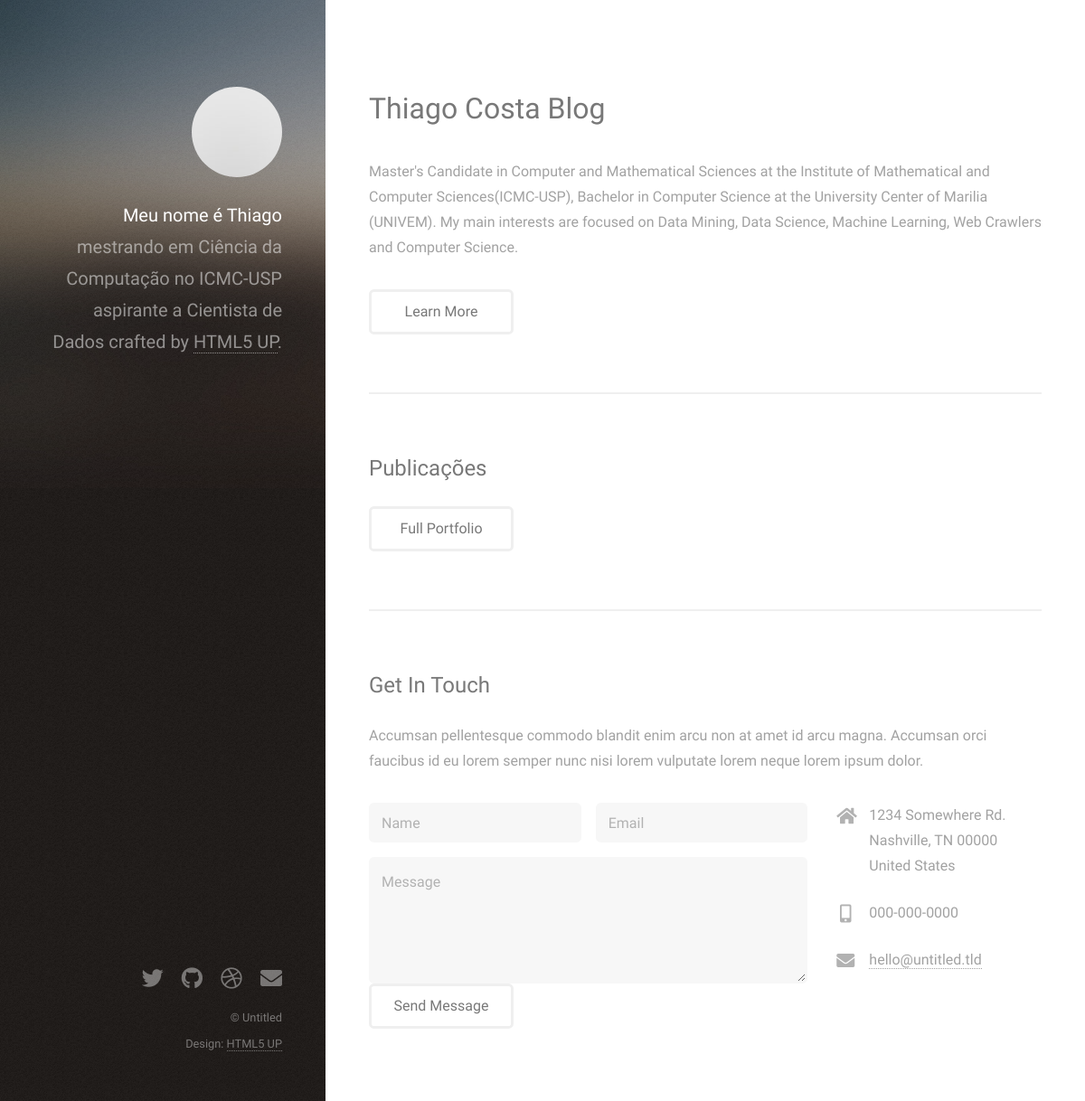
The page /blog/ on the database as committed earlier.
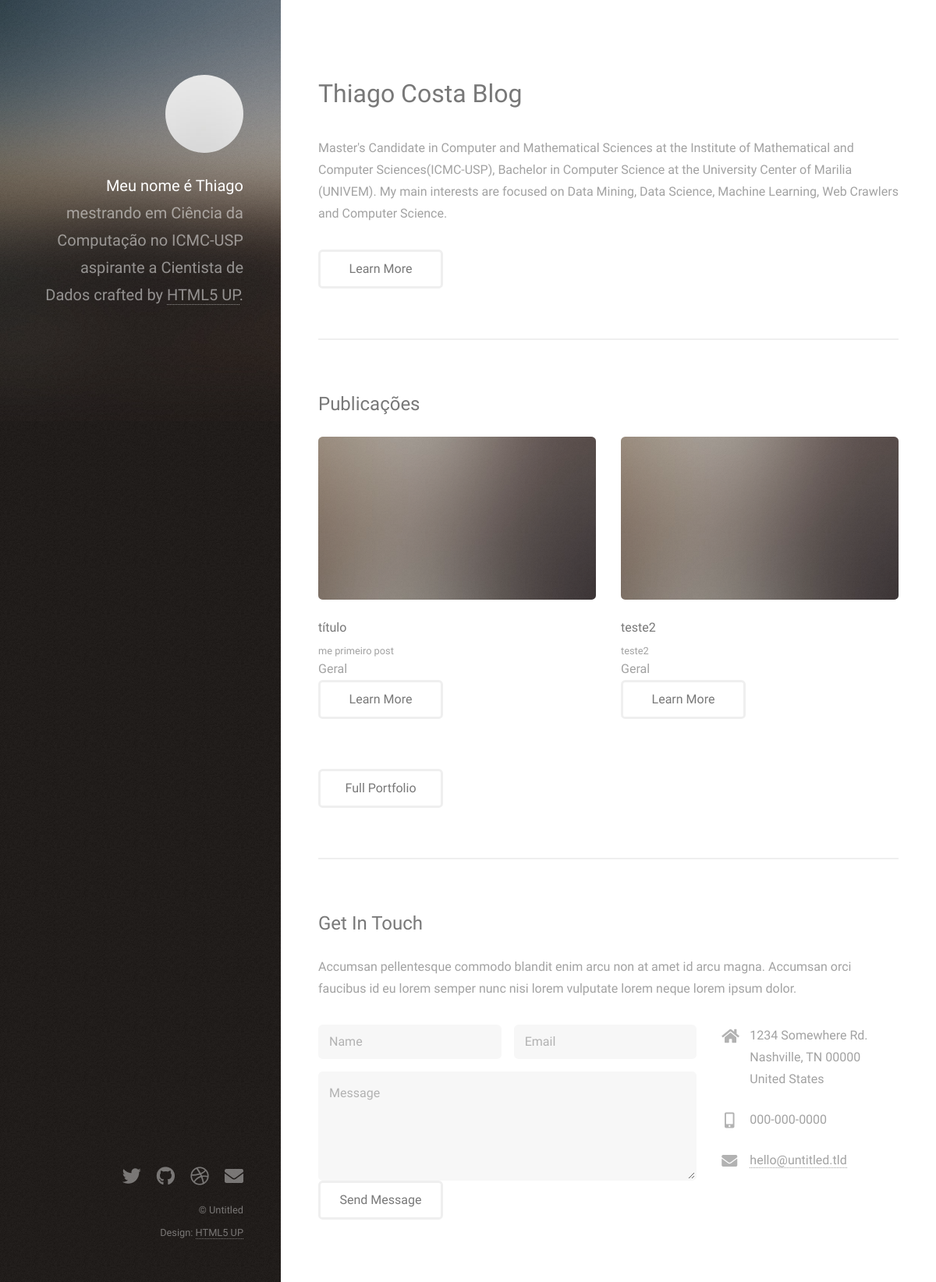
The same page on the database as committed later.
### website/models.py (models this page shows, shortened)
class Post(models.Model):
    author = models.ForeignKey(settings.AUTH_USER_MODEL, on_delete=models.CASCADE)
    title = models.CharField(max_length=200)
    sub_title = models.CharField(max_length=200)
    text = models.TextField()
    categories = models.CharField(
        max_length=3,
        choices = Categorias.choices,
        default = Categorias.GR,
    )
    created_date = models.DateTimeField(default=timezone.now)
    published_date = models.DateTimeField(blank=True, null=True)
    imagem = models.ImageField(upload_to='posts', null=True, blank=True)
    def get_category_label(self):
        return self.get_categories_display()

### website/views.py (the view)
# urls.py: path('', home_blog, name='home_blog'),
def home_blog(request):
    list_posts = Post.objects.all()
    data = {'list_posts': list_posts}
    return render(request, 'index.html', data)

### website/templates/index.html (shortened to what this page needs)
{% load static %}
<!DOCTYPE HTML>
<html>
	<head>
		<link rel="stylesheet" href="{% static 'assets/css/main.css' %}" />
	</head>
	<body class="is-preload">
		<header id="header">
				<div class="inner">
					<a href="#" class="image avatar"><img src="{% static 'images/avatar.jpg' %}" alt="" /></a>
					<h1><strong>Meu nome é Thiago</strong> mestrando em Ciência da Computação no ICMC-USP<br />
					aspirante a Cientista de Dados<br />
					crafted by <a href="http://html5up.net">HTML5 UP</a>.</h1>
				</div>
			</header>
			<div id="main">
					<section id="one">
						<header class="major">
							<h2>Thiago Costa Blog</h2>
						</header>
						<p>Master's Candidate in Computer and Mathematical Sciences at the Institute of Mathematical and Computer Sciences(ICMC-USP), Bachelor in Computer Science at the University Center of Marilia (UNIVEM). My main interests are focused on Data Mining, Data Science, Machine Learning, Web Crawlers and Computer Science.</p>
						<ul class="actions">
							<li><a href="#" class="button">Learn More</a></li>
						</ul>
					</section>
					<section id="two">
						<h2>Publicações</h2>
						<div class="row">
							{% for post in list_posts %}
								<article class="col-6 col-12-xsmall work-item">
									{% if post.imagem %}
										<img src="{{post.imagem.url}}" alt ="" width="300px" height="200px"/>
									{% else %}
										<a href="{% static 'images/fulls/01.jpg' %}" class="image fit thumb">
											<img src="{% static 'images/thumbs/01.jpg' %}" alt="" /></a>
									{% endif%}
									<h3>{{post.title}}</h3>
									<p>{{post.sub_title}}</p>
									<span>{{post.get_category_label}}</span>
									<ul class="actions">
										<li><a href="{% url 'post_detail' post.id %}" class="button">Learn More</a></li>
									</ul>
								</article>
							{% endfor %}
						</div>
						<ul class="actions">
							<li><a href="#" class="button">Full Portfolio</a></li>
						</ul>
					</section>
					<section id="three">
						<h2>Get In Touch</h2>
						<p>Accumsan pellentesque commodo blandit enim arcu non at amet id arcu magna. Accumsan orci faucibus id eu lorem semper nunc nisi lorem vulputate lorem neque lorem ipsum dolor.</p>
						<div class="row">
							<div class="col-8 col-12-small">
								<form method="post" action="{% url 'save_form' %}">
									<div class="row gtr-uniform gtr-50">
										<div class="col-6 col-12-xsmall"><input type="text" name="name" id="name" placeholder="Name" /></div>
										<div class="col-6 col-12-xsmall"><input type="email" name="email" id="email" placeholder="Email" /></div>
										<div class="col-12"><textarea name="message" id="message" placeholder="Message" rows="4"></textarea></div>
									</div>
									<input type="submit" value="Send Message" />
								</form>
							</div>
							<div class="col-4 col-12-small">
								<ul class="labeled-icons">
									<li>
										<h3 class="icon solid fa-home"><span class="label">Address</span></h3>
										1234 Somewhere Rd.<br />
										Nashville, TN 00000<br />
										United States
									</li>
									<li>
										<h3 class="icon solid fa-mobile-alt"><span class="label">Phone</span></h3>
										000-000-0000
									</li>
									<li>
										<h3 class="icon solid fa-envelope"><span class="label">Email</span></h3>
										<a href="#">hello@untitled.tld</a>
									</li>
								</ul>
							</div>
						</div>
					</section>
			</div>
			<footer id="footer">
				<div class="inner">
					<ul class="icons">
						<li><a href="#" class="icon brands fa-twitter"><span class="label">Twitter</span></a></li>
						<li><a href="#" class="icon brands fa-github"><span class="label">Github</span></a></li>
						<li><a href="#" class="icon brands fa-dribbble"><span class="label">Dribbble</span></a></li>
						<li><a href="#" class="icon solid fa-envelope"><span class="label">Email</span></a></li>
					</ul>
					<ul class="copyright">
						<li>&copy; Untitled</li><li>Design: <a href="http://html5up.net">HTML5 UP</a></li>
					</ul>
				</div>
			</footer>
	</body>
</html>

Rows that differ between the two databases and show on the page:
added Post: title "título", sub_title "me primeiro post", get_category_label "Geral"
added Post: title "teste2", sub_title "teste2", get_category_label "Geral"
